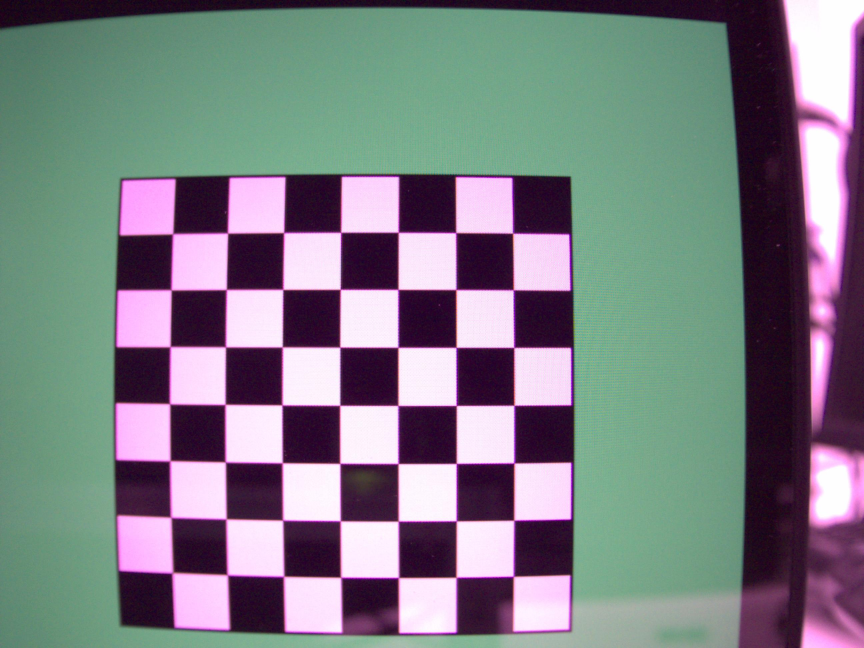
#> input picture lab3/raw/center1.jpg, 2592 x 1944 px (shown at 1/3 size); its folder holds 4 pictures in this run
$ python calibrate.py
#> lines starting #> are read from the running program, lines starting #| are printed output that depends on the picture
import numpy as np
import matplotlib.pyplot as plt
import cv2


scale_size = 2
cb_width = 7
cb_height = 7

# termination criteria
criteria = (cv2.TERM_CRITERIA_EPS + cv2.TERM_CRITERIA_MAX_ITER, 30, 0.001)

# prepare object points, like (0,0,0), (1,0,0), (2,0,0) ....,(6,5,0)
objp = np.zeros((cb_width*cb_height, 3), np.float32)
objp[:, :2] = np.mgrid[:cb_width, :cb_height].T.reshape(-1, 2)

# Arrays to store object points and image points from all the images.
objpoints = []  # 3d point in real world space
imgpoints = []  # 2d points in image plane.

images = ['center1', 'center2', 'center3', 'center4', 'c_left', 'c_right', 'extra',
          'extra2', 'extra3', 'extra4', 'left1', 'right', 'right_up', 'right_up2', 'up']


for fname in images:
    img = cv2.imread('./raw/'+fname+'.jpg')
#> img is the input picture: shape (1944, 2592, 3); mean B, G, R 132.5, 126.9, 124.7
    img = cv2.resize(img, (img.shape[1]//scale_size, img.shape[0]//scale_size))
#> img: shape (972, 1296, 3)
    gray = cv2.cvtColor(img, cv2.COLOR_BGR2GRAY)
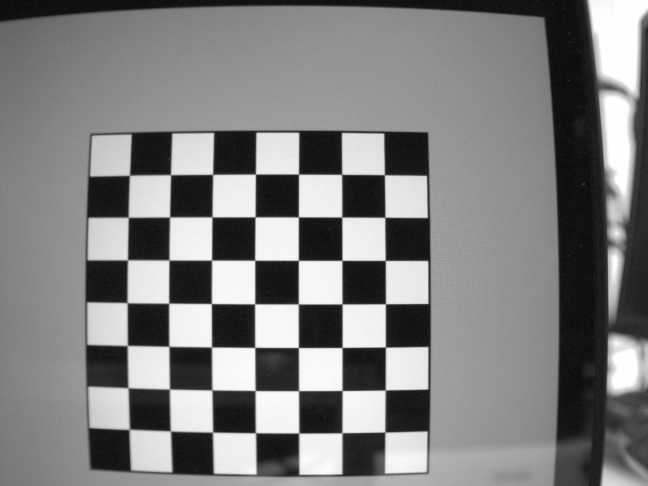
#> gray: shape (972, 1296) (shown at 1/2 size); min 6, max 255, mean 127

    # Find the chess board corners
    ret, corners = cv2.findChessboardCorners(gray, (cb_width, cb_height), None)
#> ret = True; corners = 49 rows, first 8: [259.4, 351.2], [341.6, 349.8], [425.7, 349.3], [511.3, 348.8], [597.6, 348.7], [683.9, 349.4], [769.5, 350.1], [257.1, 434.9]

    # If found, add object points, image points (after refining them)
    if ret == True:
        plt.figure(figsize=(8, 4))
        plt.subplot(1, 2, 1), plt.imshow(img), plt.title(fname+" Original")

        objpoints.append(objp)

        corners2 = cv2.cornerSubPix(
            gray, corners, (11, 11), (-1, -1), criteria)
#> corners2 = 49 rows, first 8: [259.4, 351], [341.6, 349.9], [425.8, 349.2], [511.3, 348.7], [597.5, 348.7], [683.7, 349.3], [769.2, 350], [256.9, 435]
        imgpoints.append(corners2)

        ret, mtx, dist, rvecs, tvecs = cv2.calibrateCamera(
            objpoints, imgpoints, gray.shape[::-1], None, None)
#> ret = 0.0851; mtx = [[2221.7, 0, 691.2], [0, 2229.6, 517.5], [0, 0, 1]]; dist = [[-0.87, 1.36, -0.00381, -0.0185, -6.34]]; rvecs = ([-0.0922, -0.0475, -0.000748],); tvecs = ([-5.08, -1.96, 25.47],)

        h,  w = img.shape[:2]
#> h = 972; w = 1296
        newcameramtx, roi = cv2.getOptimalNewCameraMatrix(
            mtx, dist, (w, h), 1, (w, h))
#> newcameramtx = [[1856.2, 0, 685], [0, 1881.5, 522.8], [0, 0, 1]]; roi = (63, 66, 1174, 855)

        # undistort
        dst = cv2.undistort(img, mtx, dist, None, newcameramtx)
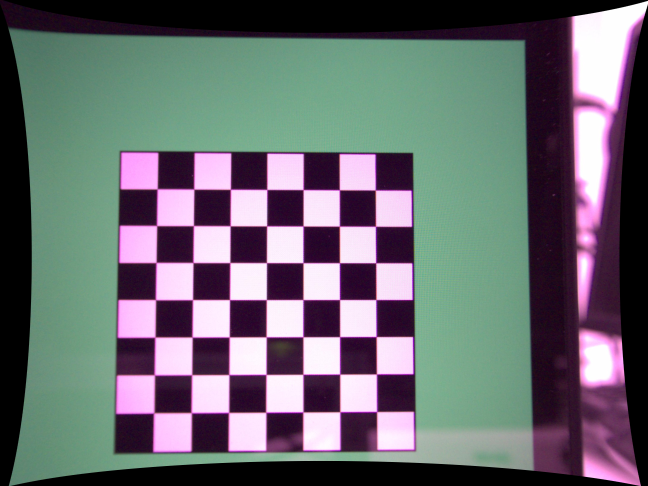
#> dst: shape (972, 1296, 3) (shown at 1/2 size); mean B, G, R 111.3, 106.9, 104.8

        # crop the image
        x, y, w, h = roi
#> x = 63; y = 66; w = 1174; h = 855
        dst = dst[y:y+h, x:x+w]
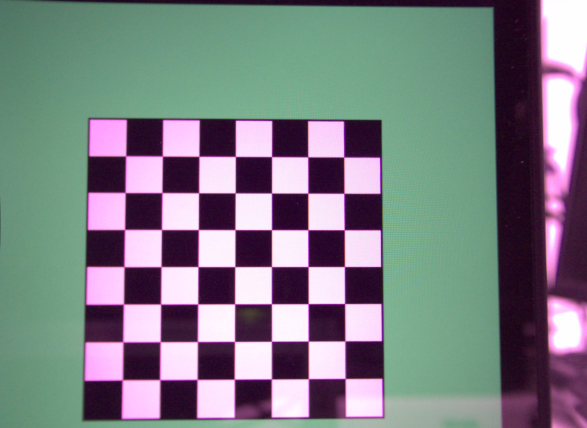
#> dst: shape (855, 1174, 3) (shown at 1/2 size); mean B, G, R 132.4, 127.7, 124.3
        plt.subplot(1, 2, 2), plt.imshow(dst), plt.title(fname+" Calibrated")
        plt.savefig('./calibrated/'+fname+'.jpg', format='jpg')
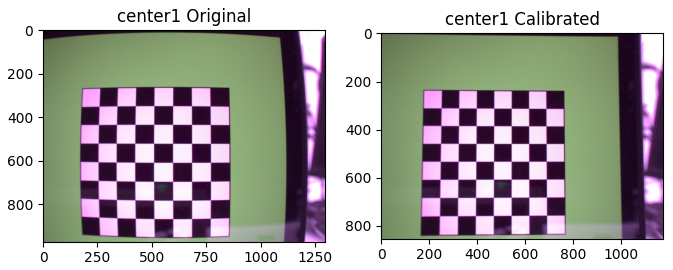
#> figure drawn by matplotlib, 2 panels; B, G, R data is drawn as R, G, B
        # plt.show()
        cv2.waitKey(500)
#> pass 2 of the loop `for fname in images:`:
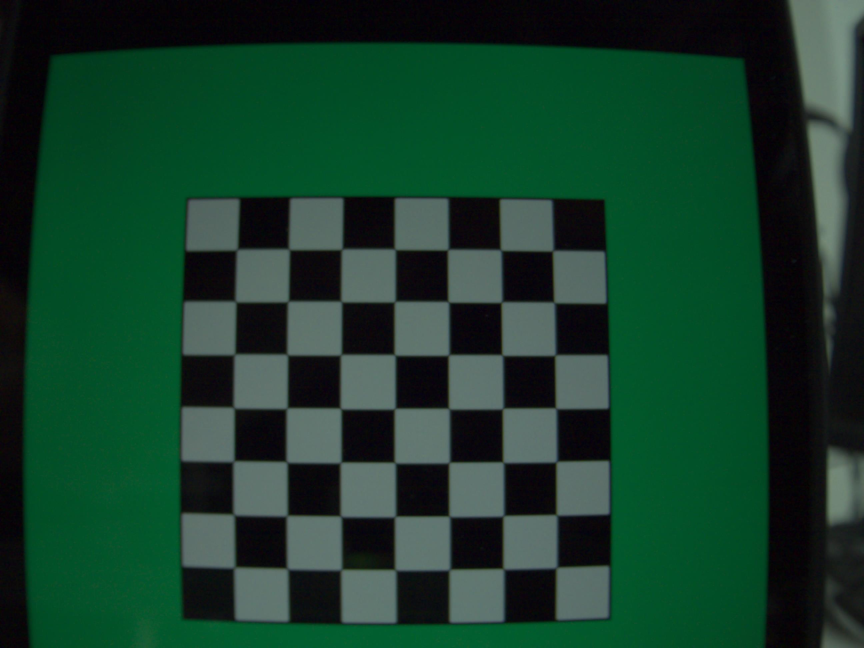
#> input picture lab3/raw/center2.jpg, 2592 x 1944 px (shown at 1/3 size)
#> img is the input picture: shape (1944, 2592, 3); mean B, G, R 42.9, 61.7, 22.7
#> img: shape (972, 1296, 3)
#> `gray = cv2.cvtColor(img, cv2.COLOR_BGR2GRAY)`:
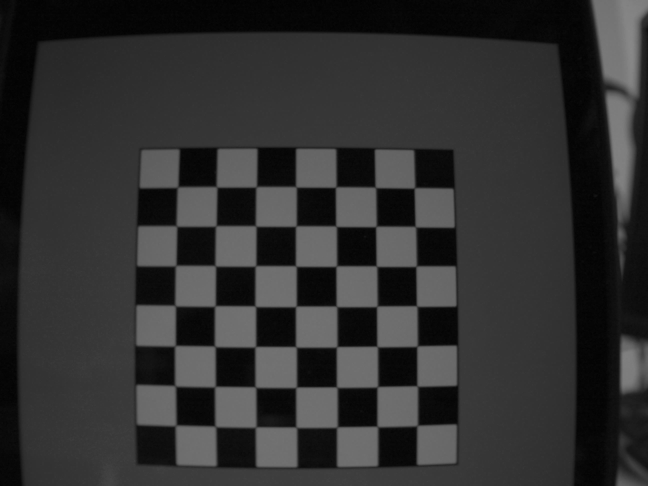
#> gray: shape (972, 1296) (shown at 1/2 size); min 1, max 138, mean 48
#> `ret, corners = cv2.findChessboardCorners(gray, (cb_width, cb_height), ..`: ret = True; corners = 49 rows, first 8: [356.9, 373.2], [432.5, 374.5], [514.3, 372.6], [591.5, 374.5], [670.6, 375.6], [750.2, 374.1], [828.4, 377], [354.5, 451]
#> corners2 = 49 rows, first 8: [355.5, 374.7], [433.6, 374.2], [512.8, 374.2], [592.4, 374.2], [671.8, 374.6], [751.2, 375.2], [829.2, 376.3], [353.5, 452.7]
#> `ret, mtx, dist, rvecs, tvecs = cv2.calibrateCamera( objpoints, imgpoin..`: ret = 0.0992; mtx = [[1802.6, 0, 639], [0, 1802.6, 504.3], [0, 0, 1]]; dist = [[-0.531, -0.0559, 0.000683, 0.00057, 2.07]]; rvecs = ([-0.0741, -0.0375, 0.000477], [-0.141, -0.0412, -0.000424]); tvecs = ([-4.48, -1.81, 20.64], [-3.58, -1.64, 22.41])
#> newcameramtx = [[1611.8, 0, 639.1], [0, 1614.4, 505.5], [0, 0, 1]]; roi = (23, 32, 1251, 907)
#> `x, y, w, h = roi`: x = 23; y = 32; w = 1251; h = 907
#> `plt.savefig('./calibrated/'+fname+'.jpg', format='jpg')`:
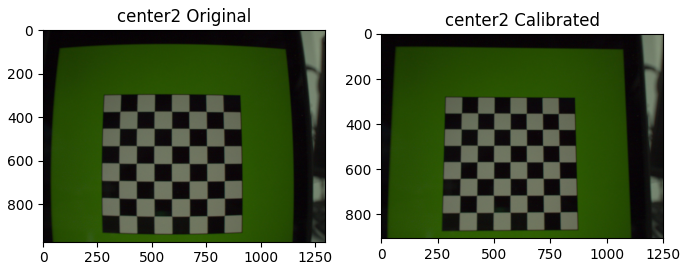
#> figure drawn by matplotlib, 2 panels; B, G, R data is drawn as R, G, B
#> (the run stopped early here; a loop or call above may not have finished)
